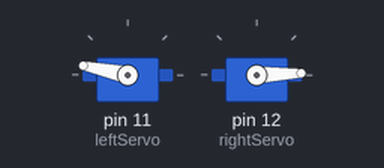
Bench run of a sketch on a simulated Arduino Uno, built with avr-gcc and run on an emulated ATmega328P. On the bench: 2 × servo.

Above: at 1.05 s.
At 2.05 s:
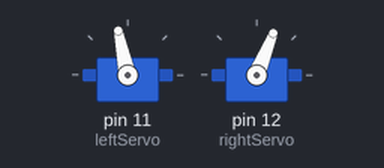
At 3.05 s:
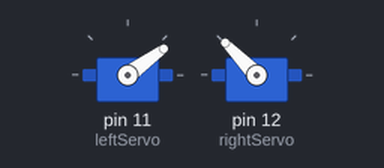
At 5.1 s:
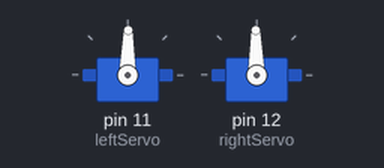
Timing chart, 0 to 6.4 s (numbered marks = the images above):
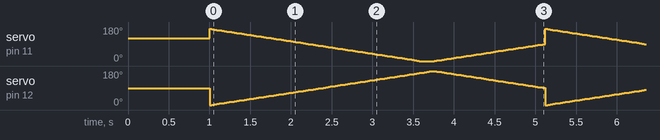

The sketch:

2servo.ino
```cpp
#include <Servo.h>

Servo leftServo;   // pin 12 - moves counter-clockwise
Servo rightServo;  // pin 11 - moves clockwise (mirrored)

int pos = 0;

const int leftOffset = 10;

void setup() {
  leftServo.attach(11);
  rightServo.attach(12);

  leftServo.write(120);
  rightServo.write(90);
  delay(1000);
}

void loop() {
  // left motor turns CCW + right motor goes opposite (CW)
  for (pos = 180; pos >= 0; pos -= 1) {
    leftServo.write(max(0, pos - leftOffset));
    rightServo.write(180 - pos); // mirror
    delay(15);
  }

  // both motors go back to neutral states
  for (pos = 0; pos <= 90; pos += 1) {
    leftServo.write(pos);
    rightServo.write(180 - pos); // mirror
    delay(15);
  }
}
```
